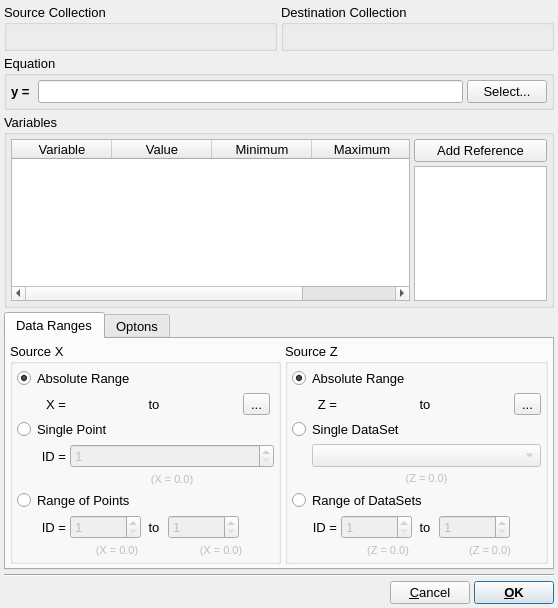
<?xml version="1.0" encoding="UTF-8"?>
<ui version="4.0">
 <class>EditFitKernelDialog</class>
 <widget class="QDialog" name="EditFitKernelDialog">
  <property name="windowModality">
   <enum>Qt::ApplicationModal</enum>
  </property>
  <property name="geometry">
   <rect>
    <x>0</x>
    <y>0</y>
    <width>530</width>
    <height>608</height>
   </rect>
  </property>
  <property name="font">
   <font>
    <pointsize>10</pointsize>
   </font>
  </property>
  <property name="windowTitle">
   <string>Fit Setup</string>
  </property>
  <property name="windowIcon">
   <iconset resource="icons.qrc">
    <normaloff>:/uchroma/icons/windows_fit.svg</normaloff>:/uchroma/icons/windows_fit.svg</iconset>
  </property>
  <layout class="QVBoxLayout" name="verticalLayout_7">
   <property name="spacing">
    <number>4</number>
   </property>
   <property name="margin">
    <number>4</number>
   </property>
   <item>
    <layout class="QHBoxLayout" name="horizontalLayout_7">
     <item>
      <widget class="QGroupBox" name="SourceGroup">
       <property name="sizePolicy">
        <sizepolicy hsizetype="Expanding" vsizetype="Preferred">
         <horstretch>0</horstretch>
         <verstretch>0</verstretch>
        </sizepolicy>
       </property>
       <property name="title">
        <string>Source Collection</string>
       </property>
       <layout class="QHBoxLayout" name="horizontalLayout_3">
        <property name="spacing">
         <number>4</number>
        </property>
        <property name="margin">
         <number>4</number>
        </property>
        <item>
         <widget class="QLabel" name="SourceCollectionLabel">
          <property name="enabled">
           <bool>false</bool>
          </property>
          <property name="text">
           <string>&lt;None&gt;</string>
          </property>
         </widget>
        </item>
       </layout>
      </widget>
     </item>
     <item>
      <widget class="QGroupBox" name="DestinationGroup">
       <property name="sizePolicy">
        <sizepolicy hsizetype="Expanding" vsizetype="Preferred">
         <horstretch>0</horstretch>
         <verstretch>0</verstretch>
        </sizepolicy>
       </property>
       <property name="title">
        <string>Destination Collection</string>
       </property>
       <layout class="QHBoxLayout" name="horizontalLayout_6">
        <property name="spacing">
         <number>4</number>
        </property>
        <property name="margin">
         <number>4</number>
        </property>
        <item>
         <widget class="QLabel" name="DestinationCollectionLabel">
          <property name="enabled">
           <bool>false</bool>
          </property>
          <property name="text">
           <string>&lt;None&gt;</string>
          </property>
         </widget>
        </item>
       </layout>
      </widget>
     </item>
    </layout>
   </item>
   <item>
    <widget class="QGroupBox" name="EquationGroup">
     <property name="sizePolicy">
      <sizepolicy hsizetype="Expanding" vsizetype="Minimum">
       <horstretch>0</horstretch>
       <verstretch>0</verstretch>
      </sizepolicy>
     </property>
     <property name="title">
      <string>Equation</string>
     </property>
     <layout class="QVBoxLayout" name="verticalLayout_13">
      <property name="spacing">
       <number>4</number>
      </property>
      <property name="margin">
       <number>4</number>
      </property>
      <item>
       <layout class="QHBoxLayout" name="horizontalLayout_15">
        <item>
         <widget class="QLabel" name="label2">
          <property name="sizePolicy">
           <sizepolicy hsizetype="Minimum" vsizetype="Preferred">
            <horstretch>0</horstretch>
            <verstretch>0</verstretch>
           </sizepolicy>
          </property>
          <property name="font">
           <font>
            <weight>75</weight>
            <bold>true</bold>
           </font>
          </property>
          <property name="text">
           <string>y = </string>
          </property>
         </widget>
        </item>
        <item>
         <widget class="QLineEdit" name="EquationEdit">
          <property name="sizePolicy">
           <sizepolicy hsizetype="Expanding" vsizetype="Fixed">
            <horstretch>1</horstretch>
            <verstretch>0</verstretch>
           </sizepolicy>
          </property>
         </widget>
        </item>
        <item>
         <widget class="QPushButton" name="SelectEquationButton">
          <property name="enabled">
           <bool>true</bool>
          </property>
          <property name="sizePolicy">
           <sizepolicy hsizetype="Expanding" vsizetype="Fixed">
            <horstretch>0</horstretch>
            <verstretch>0</verstretch>
           </sizepolicy>
          </property>
          <property name="maximumSize">
           <size>
            <width>128</width>
            <height>31</height>
           </size>
          </property>
          <property name="cursor">
           <cursorShape>ArrowCursor</cursorShape>
          </property>
          <property name="toolTip">
           <string>Add surface slices from XY datafiles</string>
          </property>
          <property name="text">
           <string>Select...</string>
          </property>
         </widget>
        </item>
       </layout>
      </item>
     </layout>
    </widget>
   </item>
   <item>
    <widget class="QGroupBox" name="VariablesGroup">
     <property name="sizePolicy">
      <sizepolicy hsizetype="Expanding" vsizetype="Expanding">
       <horstretch>1</horstretch>
       <verstretch>0</verstretch>
      </sizepolicy>
     </property>
     <property name="title">
      <string>Variables</string>
     </property>
     <layout class="QHBoxLayout" name="horizontalLayout_8">
      <property name="spacing">
       <number>4</number>
      </property>
      <property name="margin">
       <number>4</number>
      </property>
      <item>
       <widget class="QTableWidget" name="VariablesTable">
        <property name="sizePolicy">
         <sizepolicy hsizetype="Expanding" vsizetype="Expanding">
          <horstretch>3</horstretch>
          <verstretch>0</verstretch>
         </sizepolicy>
        </property>
        <column>
         <property name="text">
          <string>Variable</string>
         </property>
        </column>
        <column>
         <property name="text">
          <string>Value</string>
         </property>
        </column>
        <column>
         <property name="text">
          <string>Minimum</string>
         </property>
        </column>
        <column>
         <property name="text">
          <string>Maximum</string>
         </property>
        </column>
       </widget>
      </item>
      <item>
       <widget class="QWidget" name="widget" native="true">
        <property name="sizePolicy">
         <sizepolicy hsizetype="Expanding" vsizetype="Expanding">
          <horstretch>1</horstretch>
          <verstretch>0</verstretch>
         </sizepolicy>
        </property>
        <layout class="QVBoxLayout" name="verticalLayout_6">
         <property name="spacing">
          <number>4</number>
         </property>
         <property name="margin">
          <number>0</number>
         </property>
         <item>
          <widget class="QPushButton" name="VariableAddReferenceButton">
           <property name="sizePolicy">
            <sizepolicy hsizetype="Expanding" vsizetype="Fixed">
             <horstretch>1</horstretch>
             <verstretch>0</verstretch>
            </sizepolicy>
           </property>
           <property name="text">
            <string>Add Reference</string>
           </property>
          </widget>
         </item>
         <item>
          <widget class="QListWidget" name="VariableReferenceList">
           <property name="sizePolicy">
            <sizepolicy hsizetype="Expanding" vsizetype="Expanding">
             <horstretch>1</horstretch>
             <verstretch>0</verstretch>
            </sizepolicy>
           </property>
          </widget>
         </item>
        </layout>
       </widget>
      </item>
     </layout>
    </widget>
   </item>
   <item>
    <widget class="QTabWidget" name="MainTabs">
     <property name="currentIndex">
      <number>0</number>
     </property>
     <widget class="QWidget" name="DataRangesTab">
      <attribute name="title">
       <string>Data Ranges</string>
      </attribute>
      <layout class="QHBoxLayout" name="horizontalLayout_4">
       <property name="spacing">
        <number>4</number>
       </property>
       <property name="margin">
        <number>4</number>
       </property>
       <item>
        <widget class="QGroupBox" name="XGroup">
         <property name="title">
          <string>Source X</string>
         </property>
         <layout class="QVBoxLayout" name="verticalLayout_2">
          <property name="spacing">
           <number>4</number>
          </property>
          <property name="margin">
           <number>4</number>
          </property>
          <item>
           <layout class="QGridLayout" name="gridLayout_9">
            <item row="1" column="3">
             <widget class="QLabel" name="label_31">
              <property name="text">
               <string>X =</string>
              </property>
              <property name="alignment">
               <set>Qt::AlignRight|Qt::AlignTrailing|Qt::AlignVCenter</set>
              </property>
             </widget>
            </item>
            <item row="7" column="4" colspan="2">
             <widget class="QLabel" name="XPointMinLabel">
              <property name="enabled">
               <bool>false</bool>
              </property>
              <property name="font">
               <font>
                <pointsize>8</pointsize>
               </font>
              </property>
              <property name="text">
               <string>(X = 0.0)</string>
              </property>
              <property name="alignment">
               <set>Qt::AlignCenter</set>
              </property>
             </widget>
            </item>
            <item row="6" column="6">
             <widget class="QSpinBox" name="XPointMaxSpin">
              <property name="enabled">
               <bool>false</bool>
              </property>
              <property name="sizePolicy">
               <sizepolicy hsizetype="Expanding" vsizetype="Fixed">
                <horstretch>0</horstretch>
                <verstretch>0</verstretch>
               </sizepolicy>
              </property>
              <property name="minimum">
               <number>1</number>
              </property>
              <property name="maximum">
               <number>1000000</number>
              </property>
             </widget>
            </item>
            <item row="1" column="6">
             <widget class="TExponentialSpin" name="XAbsoluteMaxSpin" native="true">
              <property name="sizePolicy">
               <sizepolicy hsizetype="Expanding" vsizetype="Preferred">
                <horstretch>0</horstretch>
                <verstretch>0</verstretch>
               </sizepolicy>
              </property>
             </widget>
            </item>
            <item row="5" column="1" colspan="8">
             <widget class="QRadioButton" name="XSourcePointRangeRadio">
              <property name="text">
               <string>Range of Points</string>
              </property>
             </widget>
            </item>
            <item row="1" column="5">
             <widget class="QLabel" name="label9_4">
              <property name="sizePolicy">
               <sizepolicy hsizetype="Minimum" vsizetype="Preferred">
                <horstretch>0</horstretch>
                <verstretch>0</verstretch>
               </sizepolicy>
              </property>
              <property name="text">
               <string> to </string>
              </property>
             </widget>
            </item>
            <item row="6" column="3">
             <widget class="QLabel" name="label_35">
              <property name="text">
               <string>ID =</string>
              </property>
              <property name="alignment">
               <set>Qt::AlignRight|Qt::AlignTrailing|Qt::AlignVCenter</set>
              </property>
             </widget>
            </item>
            <item row="6" column="5">
             <widget class="QLabel" name="label9_3">
              <property name="sizePolicy">
               <sizepolicy hsizetype="Minimum" vsizetype="Preferred">
                <horstretch>0</horstretch>
                <verstretch>0</verstretch>
               </sizepolicy>
              </property>
              <property name="text">
               <string> to </string>
              </property>
             </widget>
            </item>
            <item row="1" column="4">
             <widget class="TExponentialSpin" name="XAbsoluteMinSpin" native="true">
              <property name="sizePolicy">
               <sizepolicy hsizetype="Expanding" vsizetype="Preferred">
                <horstretch>0</horstretch>
                <verstretch>0</verstretch>
               </sizepolicy>
              </property>
             </widget>
            </item>
            <item row="3" column="4" colspan="5">
             <widget class="QSpinBox" name="XPointSingleSpin">
              <property name="enabled">
               <bool>false</bool>
              </property>
              <property name="sizePolicy">
               <sizepolicy hsizetype="Expanding" vsizetype="Fixed">
                <horstretch>0</horstretch>
                <verstretch>0</verstretch>
               </sizepolicy>
              </property>
              <property name="minimum">
               <number>1</number>
              </property>
              <property name="maximum">
               <number>100000</number>
              </property>
             </widget>
            </item>
            <item row="4" column="4" colspan="5">
             <widget class="QLabel" name="XPointSingleLabel">
              <property name="enabled">
               <bool>false</bool>
              </property>
              <property name="font">
               <font>
                <pointsize>8</pointsize>
               </font>
              </property>
              <property name="text">
               <string>(X = 0.0)</string>
              </property>
              <property name="alignment">
               <set>Qt::AlignCenter</set>
              </property>
             </widget>
            </item>
            <item row="1" column="2">
             <spacer name="horizontalSpacer_4">
              <property name="orientation">
               <enum>Qt::Horizontal</enum>
              </property>
              <property name="sizeType">
               <enum>QSizePolicy::Fixed</enum>
              </property>
              <property name="sizeHint" stdset="0">
               <size>
                <width>16</width>
                <height>20</height>
               </size>
              </property>
             </spacer>
            </item>
            <item row="6" column="4">
             <widget class="QSpinBox" name="XPointMinSpin">
              <property name="enabled">
               <bool>false</bool>
              </property>
              <property name="sizePolicy">
               <sizepolicy hsizetype="Expanding" vsizetype="Fixed">
                <horstretch>0</horstretch>
                <verstretch>0</verstretch>
               </sizepolicy>
              </property>
              <property name="minimum">
               <number>1</number>
              </property>
              <property name="maximum">
               <number>100000</number>
              </property>
             </widget>
            </item>
            <item row="0" column="1" colspan="8">
             <widget class="QRadioButton" name="XSourceAbsoluteRadio">
              <property name="text">
               <string>Absolute Range</string>
              </property>
              <property name="checked">
               <bool>true</bool>
              </property>
             </widget>
            </item>
            <item row="2" column="1" colspan="8">
             <widget class="QRadioButton" name="XSourceSinglePointRadio">
              <property name="text">
               <string>Single Point</string>
              </property>
             </widget>
            </item>
            <item row="3" column="3">
             <widget class="QLabel" name="label_36">
              <property name="text">
               <string>ID =</string>
              </property>
              <property name="alignment">
               <set>Qt::AlignRight|Qt::AlignTrailing|Qt::AlignVCenter</set>
              </property>
             </widget>
            </item>
            <item row="7" column="6" colspan="3">
             <widget class="QLabel" name="XPointMaxLabel">
              <property name="enabled">
               <bool>false</bool>
              </property>
              <property name="font">
               <font>
                <pointsize>8</pointsize>
               </font>
              </property>
              <property name="text">
               <string>(X = 0.0)</string>
              </property>
              <property name="alignment">
               <set>Qt::AlignCenter</set>
              </property>
             </widget>
            </item>
            <item row="1" column="7">
             <widget class="QToolButton" name="XAbsoluteSelectButton">
              <property name="maximumSize">
               <size>
                <width>28</width>
                <height>28</height>
               </size>
              </property>
              <property name="text">
               <string>...</string>
              </property>
              <property name="icon">
               <iconset resource="icons.qrc">
                <normaloff>:/uchroma/icons/info_interaction.svg</normaloff>:/uchroma/icons/info_interaction.svg</iconset>
              </property>
              <property name="iconSize">
               <size>
                <width>20</width>
                <height>20</height>
               </size>
              </property>
             </widget>
            </item>
           </layout>
          </item>
         </layout>
        </widget>
       </item>
       <item>
        <widget class="QGroupBox" name="ZGroup">
         <property name="title">
          <string>Source Z</string>
         </property>
         <layout class="QVBoxLayout" name="verticalLayout_3">
          <property name="spacing">
           <number>4</number>
          </property>
          <property name="margin">
           <number>4</number>
          </property>
          <item>
           <layout class="QGridLayout" name="gridLayout_8">
            <item row="1" column="1">
             <widget class="QLabel" name="label_30">
              <property name="text">
               <string>Z =</string>
              </property>
              <property name="alignment">
               <set>Qt::AlignRight|Qt::AlignTrailing|Qt::AlignVCenter</set>
              </property>
             </widget>
            </item>
            <item row="2" column="0" colspan="6">
             <widget class="QRadioButton" name="ZSourceSingleDataSetRadio">
              <property name="text">
               <string>Single DataSet</string>
              </property>
             </widget>
            </item>
            <item row="6" column="2">
             <widget class="QSpinBox" name="ZDataSetMinSpin">
              <property name="enabled">
               <bool>false</bool>
              </property>
              <property name="sizePolicy">
               <sizepolicy hsizetype="Expanding" vsizetype="Fixed">
                <horstretch>0</horstretch>
                <verstretch>0</verstretch>
               </sizepolicy>
              </property>
              <property name="minimum">
               <number>1</number>
              </property>
              <property name="maximum">
               <number>100000</number>
              </property>
             </widget>
            </item>
            <item row="6" column="3">
             <widget class="QLabel" name="label9_2">
              <property name="sizePolicy">
               <sizepolicy hsizetype="Minimum" vsizetype="Preferred">
                <horstretch>0</horstretch>
                <verstretch>0</verstretch>
               </sizepolicy>
              </property>
              <property name="text">
               <string> to </string>
              </property>
             </widget>
            </item>
            <item row="1" column="4">
             <widget class="TExponentialSpin" name="ZAbsoluteMaxSpin" native="true">
              <property name="sizePolicy">
               <sizepolicy hsizetype="Expanding" vsizetype="Preferred">
                <horstretch>0</horstretch>
                <verstretch>0</verstretch>
               </sizepolicy>
              </property>
             </widget>
            </item>
            <item row="0" column="0" colspan="6">
             <widget class="QRadioButton" name="ZSourceAbsoluteRadio">
              <property name="text">
               <string>Absolute Range</string>
              </property>
              <property name="checked">
               <bool>true</bool>
              </property>
             </widget>
            </item>
            <item row="1" column="2">
             <widget class="TExponentialSpin" name="ZAbsoluteMinSpin" native="true">
              <property name="sizePolicy">
               <sizepolicy hsizetype="Expanding" vsizetype="Preferred">
                <horstretch>0</horstretch>
                <verstretch>0</verstretch>
               </sizepolicy>
              </property>
             </widget>
            </item>
            <item row="6" column="1">
             <widget class="QLabel" name="label_34">
              <property name="text">
               <string>ID =</string>
              </property>
              <property name="alignment">
               <set>Qt::AlignRight|Qt::AlignTrailing|Qt::AlignVCenter</set>
              </property>
             </widget>
            </item>
            <item row="1" column="3">
             <widget class="QLabel" name="label9">
              <property name="sizePolicy">
               <sizepolicy hsizetype="Minimum" vsizetype="Preferred">
                <horstretch>0</horstretch>
                <verstretch>0</verstretch>
               </sizepolicy>
              </property>
              <property name="text">
               <string> to </string>
              </property>
             </widget>
            </item>
            <item row="1" column="0">
             <spacer name="horizontalSpacer_5">
              <property name="orientation">
               <enum>Qt::Horizontal</enum>
              </property>
              <property name="sizeType">
               <enum>QSizePolicy::Fixed</enum>
              </property>
              <property name="sizeHint" stdset="0">
               <size>
                <width>16</width>
                <height>20</height>
               </size>
              </property>
             </spacer>
            </item>
            <item row="4" column="1" colspan="5">
             <widget class="QLabel" name="ZDataSetSingleLabel">
              <property name="enabled">
               <bool>false</bool>
              </property>
              <property name="font">
               <font>
                <pointsize>8</pointsize>
               </font>
              </property>
              <property name="text">
               <string>(Z = 0.0)</string>
              </property>
              <property name="alignment">
               <set>Qt::AlignCenter</set>
              </property>
             </widget>
            </item>
            <item row="3" column="1" colspan="5">
             <widget class="QComboBox" name="ZDataSetCombo">
              <property name="enabled">
               <bool>false</bool>
              </property>
             </widget>
            </item>
            <item row="5" column="0" colspan="6">
             <widget class="QRadioButton" name="ZSourceDataSetRangeRadio">
              <property name="text">
               <string>Range of DataSets</string>
              </property>
             </widget>
            </item>
            <item row="1" column="5">
             <widget class="QToolButton" name="ZAbsoluteSelectButton">
              <property name="maximumSize">
               <size>
                <width>28</width>
                <height>28</height>
               </size>
              </property>
              <property name="text">
               <string>...</string>
              </property>
              <property name="icon">
               <iconset resource="icons.qrc">
                <normaloff>:/uchroma/icons/info_interaction.svg</normaloff>:/uchroma/icons/info_interaction.svg</iconset>
              </property>
              <property name="iconSize">
               <size>
                <width>20</width>
                <height>20</height>
               </size>
              </property>
             </widget>
            </item>
            <item row="6" column="4">
             <widget class="QSpinBox" name="ZDataSetMaxSpin">
              <property name="enabled">
               <bool>false</bool>
              </property>
              <property name="sizePolicy">
               <sizepolicy hsizetype="Expanding" vsizetype="Fixed">
                <horstretch>0</horstretch>
                <verstretch>0</verstretch>
               </sizepolicy>
              </property>
              <property name="minimum">
               <number>1</number>
              </property>
              <property name="maximum">
               <number>1000000</number>
              </property>
             </widget>
            </item>
            <item row="7" column="2" colspan="2">
             <widget class="QLabel" name="ZDataSetMinLabel">
              <property name="enabled">
               <bool>false</bool>
              </property>
              <property name="font">
               <font>
                <pointsize>8</pointsize>
               </font>
              </property>
              <property name="text">
               <string>(Z = 0.0)</string>
              </property>
              <property name="alignment">
               <set>Qt::AlignCenter</set>
              </property>
             </widget>
            </item>
            <item row="7" column="4" colspan="2">
             <widget class="QLabel" name="ZDataSetMaxLabel">
              <property name="enabled">
               <bool>false</bool>
              </property>
              <property name="font">
               <font>
                <pointsize>8</pointsize>
               </font>
              </property>
              <property name="text">
               <string>(Z = 0.0)</string>
              </property>
              <property name="alignment">
               <set>Qt::AlignCenter</set>
              </property>
             </widget>
            </item>
           </layout>
          </item>
         </layout>
        </widget>
       </item>
      </layout>
     </widget>
     <widget class="QWidget" name="OptionsTab">
      <attribute name="title">
       <string>Optons</string>
      </attribute>
      <layout class="QVBoxLayout" name="verticalLayout_5">
       <property name="spacing">
        <number>4</number>
       </property>
       <property name="margin">
        <number>4</number>
       </property>
       <item>
        <layout class="QHBoxLayout" name="horizontalLayout_5">
         <property name="spacing">
          <number>4</number>
         </property>
         <item>
          <widget class="QGroupBox" name="SourceDataGroup">
           <property name="title">
            <string>Source Data</string>
           </property>
           <layout class="QVBoxLayout" name="verticalLayout">
            <property name="spacing">
             <number>4</number>
            </property>
            <property name="margin">
             <number>4</number>
            </property>
            <item>
             <layout class="QGridLayout" name="gridLayout">
              <item row="0" column="0">
               <widget class="QRadioButton" name="DataNormalFitRadio">
                <property name="sizePolicy">
                 <sizepolicy hsizetype="Expanding" vsizetype="Fixed">
                  <horstretch>0</horstretch>
                  <verstretch>0</verstretch>
                 </sizepolicy>
                </property>
                <property name="text">
                 <string>Normal (XY slices at Z values)</string>
                </property>
                <property name="checked">
                 <bool>true</bool>
                </property>
               </widget>
              </item>
              <item row="1" column="0">
               <widget class="QRadioButton" name="DataOrthogonalFitRadio">
                <property name="enabled">
                 <bool>true</bool>
                </property>
                <property name="sizePolicy">
                 <sizepolicy hsizetype="Expanding" vsizetype="Fixed">
                  <horstretch>0</horstretch>
                  <verstretch>0</verstretch>
                 </sizepolicy>
                </property>
                <property name="text">
                 <string>Orthogonal (ZY slices at X values)</string>
                </property>
               </widget>
              </item>
              <item row="2" column="0">
               <widget class="QCheckBox" name="DataGlobalFitCheck">
                <property name="toolTip">
                 <string>If enabled, all data in the source slices are fit simultaneously, giving best fit of the equation over all slices</string>
                </property>
                <property name="text">
                 <string>Fit all data simultaneously</string>
                </property>
               </widget>
              </item>
             </layout>
            </item>
            <item>
             <spacer name="verticalSpacer_3">
              <property name="orientation">
               <enum>Qt::Vertical</enum>
              </property>
              <property name="sizeHint" stdset="0">
               <size>
                <width>20</width>
                <height>40</height>
               </size>
              </property>
             </spacer>
            </item>
           </layout>
          </widget>
         </item>
         <item>
          <widget class="QGroupBox" name="MinimisationGroup">
           <property name="title">
            <string>Minimisation</string>
           </property>
           <layout class="QVBoxLayout" name="verticalLayout_4">
            <item>
             <layout class="QGridLayout" name="gridLayout_2">
              <item row="1" column="0">
               <widget class="QLabel" name="label_19">
                <property name="text">
                 <string>Tolerance</string>
                </property>
               </widget>
              </item>
              <item row="0" column="1">
               <widget class="QComboBox" name="MinimisationMethodCombo">
                <property name="sizePolicy">
                 <sizepolicy hsizetype="Expanding" vsizetype="Fixed">
                  <horstretch>0</horstretch>
                  <verstretch>0</verstretch>
                 </sizepolicy>
                </property>
               </widget>
              </item>
              <item row="0" column="0">
               <widget class="QLabel" name="label">
                <property name="sizePolicy">
                 <sizepolicy hsizetype="Minimum" vsizetype="Preferred">
                  <horstretch>0</horstretch>
                  <verstretch>0</verstretch>
                 </sizepolicy>
                </property>
                <property name="text">
                 <string>Method</string>
                </property>
               </widget>
              </item>
              <item row="1" column="1">
               <widget class="TExponentialSpin" name="MinimisationToleranceSpin" native="true">
                <property name="minimumSize">
                 <size>
                  <width>90</width>
                  <height>0</height>
                 </size>
                </property>
               </widget>
              </item>
              <item row="2" column="0">
               <widget class="QLabel" name="label0">
                <property name="text">
                 <string>Max Steps</string>
                </property>
               </widget>
              </item>
              <item row="2" column="1">
               <widget class="QSpinBox" name="MinimisationMaxStepsSpin">
                <property name="minimum">
                 <number>1</number>
                </property>
                <property name="maximum">
                 <number>10000</number>
                </property>
                <property name="singleStep">
                 <number>10</number>
                </property>
                <property name="value">
                 <number>100</number>
                </property>
               </widget>
              </item>
              <item row="3" column="0">
               <widget class="QLabel" name="label_33">
                <property name="text">
                 <string>Limit Strength</string>
                </property>
               </widget>
              </item>
              <item row="3" column="1">
               <widget class="TExponentialSpin" name="MinimisationLimitStrengthSpin" native="true">
                <property name="sizePolicy">
                 <sizepolicy hsizetype="Expanding" vsizetype="Preferred">
                  <horstretch>0</horstretch>
                  <verstretch>0</verstretch>
                 </sizepolicy>
                </property>
                <property name="minimumSize">
                 <size>
                  <width>90</width>
                  <height>0</height>
                 </size>
                </property>
                <property name="toolTip">
                 <string>Strength with which to enforce minimum / maximum parameter limits</string>
                </property>
               </widget>
              </item>
              <item row="4" column="0">
               <spacer name="verticalSpacer">
                <property name="orientation">
                 <enum>Qt::Vertical</enum>
                </property>
                <property name="sizeHint" stdset="0">
                 <size>
                  <width>20</width>
                  <height>40</height>
                 </size>
                </property>
               </spacer>
              </item>
             </layout>
            </item>
           </layout>
          </widget>
         </item>
        </layout>
       </item>
      </layout>
     </widget>
    </widget>
   </item>
   <item>
    <widget class="Line" name="line">
     <property name="orientation">
      <enum>Qt::Horizontal</enum>
     </property>
    </widget>
   </item>
   <item>
    <layout class="QHBoxLayout" name="horizontalLayout_2">
     <item>
      <spacer name="horizontalSpacer">
       <property name="orientation">
        <enum>Qt::Horizontal</enum>
       </property>
       <property name="sizeHint" stdset="0">
        <size>
         <width>40</width>
         <height>20</height>
        </size>
       </property>
      </spacer>
     </item>
     <item>
      <widget class="QPushButton" name="CancelButton">
       <property name="text">
        <string>&amp;Cancel</string>
       </property>
       <property name="default">
        <bool>false</bool>
       </property>
      </widget>
     </item>
     <item>
      <widget class="QPushButton" name="OKButton">
       <property name="font">
        <font>
         <weight>75</weight>
         <bold>true</bold>
        </font>
       </property>
       <property name="text">
        <string>&amp;OK</string>
       </property>
       <property name="default">
        <bool>true</bool>
       </property>
      </widget>
     </item>
    </layout>
   </item>
  </layout>
 </widget>
 <customwidgets>
  <customwidget>
   <class>TExponentialSpin</class>
   <extends>QWidget</extends>
   <header>gui/texponentialspin.uih</header>
   <container>1</container>
  </customwidget>
 </customwidgets>
 <resources>
  <include location="icons.qrc"/>
 </resources>
 <connections/>
</ui>
